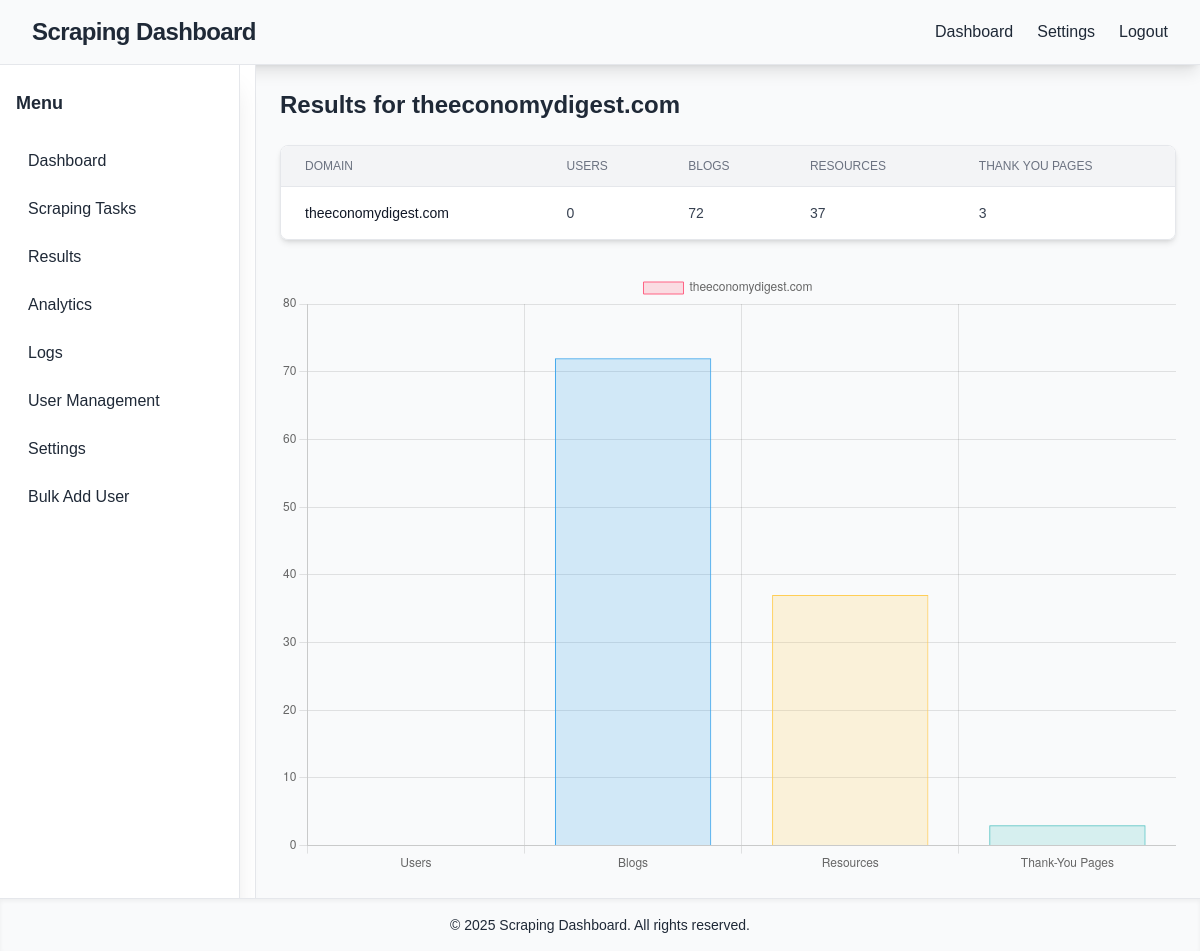
The app's page /results/theeconomydigest.com, older data.
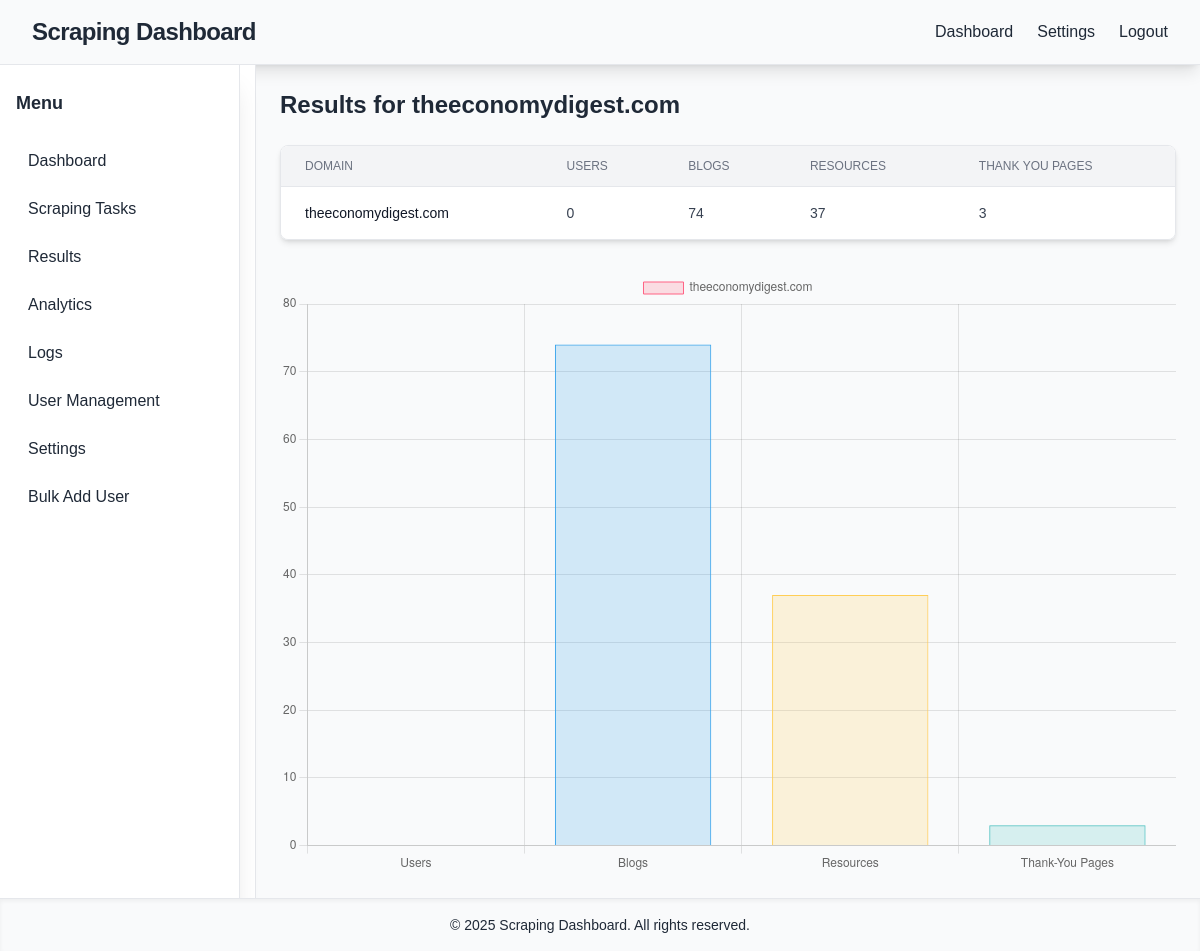
The same page, newer data.
### tables this page shows
CREATE TABLE domains (
        domain TEXT PRIMARY KEY,
        users INT,
        blogs INT,
        resources INT,
        thank_you INT
    );

### app.py (the view)
@app.route("/results/<domain>")
def results_for_domain(domain):
    import sqlite3
    conn = sqlite3.connect(DB_MAIN)
    cursor = conn.cursor()
    cursor.execute("SELECT domain, users, blogs, resources, thank_you FROM domains WHERE domain = ?", (domain,))
    row = cursor.fetchone()
    conn.close()
    if not row:
        return render_template("results.html", result=None, error="Domain not found")
    result_data = {
        "domain": row[0],
        "users": row[1],
        "blogs": row[2],
        "resources": row[3],
        "thank_you": row[4]
    }
    analytics_data = {
        "labels": ["Users", "Blogs", "Resources", "Thank-You Pages"],
        "values": [row[1], row[2], row[3], row[4]]
    }
    return render_template("results.html", result=result_data, analytics=analytics_data)

### templates/results.html (shortened to what this page needs)
<!DOCTYPE html>
<html lang="en" class="h-full">
<head>
  <link rel="stylesheet" href="{{ url_for('static', filename='styles/global.css') }}" />
  <script src="https://cdn.tailwindcss.com"></script>
</head>
<body class="h-full bg-gray-50 text-gray-800 min-h-screen flex flex-col">
  <app-header></app-header>
  <div class="flex flex-1 overflow-hidden grow">
    <app-sidebar class="w-64 bg-white border-r border-gray-200"></app-sidebar>
    <main class="flex-1 overflow-y-auto p-6 h-full">
      {% if result %}
      <h1 class="text-2xl font-semibold mb-6">Results for {{ result.domain }}</h1>
      <div class="overflow-x-auto rounded-lg shadow-md border border-gray-200">
        <table class="min-w-full divide-y divide-gray-200 bg-white">
          <thead class="bg-gray-100">
            <tr>
              <th class="px-6 py-3 text-left text-xs font-medium text-gray-500 uppercase">Domain</th>
              <th class="px-6 py-3 text-left text-xs font-medium text-gray-500 uppercase">Users</th>
              <th class="px-6 py-3 text-left text-xs font-medium text-gray-500 uppercase">Blogs</th>
              <th class="px-6 py-3 text-left text-xs font-medium text-gray-500 uppercase">Resources</th>
              <th class="px-6 py-3 text-left text-xs font-medium text-gray-500 uppercase">Thank You Pages</th>
            </tr>
          </thead>
          <tbody class="divide-y divide-gray-200">
            <tr class="hover:bg-gray-50">
              <td class="px-6 py-4 text-sm font-medium text-gray-900">{{ result.domain }}</td>
              <td class="px-6 py-4 text-sm text-gray-700">{{ result.users }}</td>
              <td class="px-6 py-4 text-sm text-gray-700">{{ result.blogs }}</td>
              <td class="px-6 py-4 text-sm text-gray-700">{{ result.resources }}</td>
              <td class="px-6 py-4 text-sm text-gray-700">{{ result.thank_you }}</td>
            </tr>
          </tbody>
        </table>
      </div>
      <canvas id="analyticsChart" width="400" height="200" class="mt-8"></canvas>
      <script>
        const ctx = document.getElementById('analyticsChart').getContext('2d');
        const chart = new Chart(ctx, {
          type: 'bar',
          data: {
            labels: ['Users', 'Blogs', 'Resources', 'Thank-You Pages'],
            datasets: [{
              label: '{{ result.domain }}',
              data: [
                {{ result.users | default(0) | int }},
                {{ result.blogs | default(0) | int }},
                {{ result.resources | default(0) | int }},
                {{ result.thank_you | default(0) | int }}
              ],
              backgroundColor: [
                'rgba(255, 99, 132, 0.2)',
                'rgba(54, 162, 235, 0.2)',
                'rgba(255, 206, 86, 0.2)',
                'rgba(75, 192, 192, 0.2)'
              ],
              borderColor: [
                'rgba(255, 99, 132, 1)',
                'rgba(54, 162, 235, 1)',
                'rgba(255, 206, 86, 1)',
                'rgba(75, 192, 192, 1)'
              ],
              borderWidth: 1
            }]
          },
          options: {
            responsive: true,
            maintainAspectRatio: false,
            scales: {
              y: { beginAtZero: true }
            }
          }
        });
      </script>
      {% endif %}
    </main>
  </div>
  <app-footer></app-footer>
</body>
</html>

### static/styles/global.css (style rules this page uses)
* { margin: 0; padding: 0; box-sizing: border-box; font-family: Arial, sans-serif; }
body { background-color: #f4f4f4; display: flex; flex-direction: column; height: 100vh; }
app-header { width: 100%; }
app-sidebar { width: 250px; flex-shrink: 0; }
main { flex-grow: 1; padding: 20px; overflow-y: auto; }

Row changes from the older to the newer data that the page shows:
changed domains "theeconomydigest.com": blogs "72" → "74"
Text that changed along with them:
chart data {{ result.blogs | default(0) | int }}: 72 → 74
